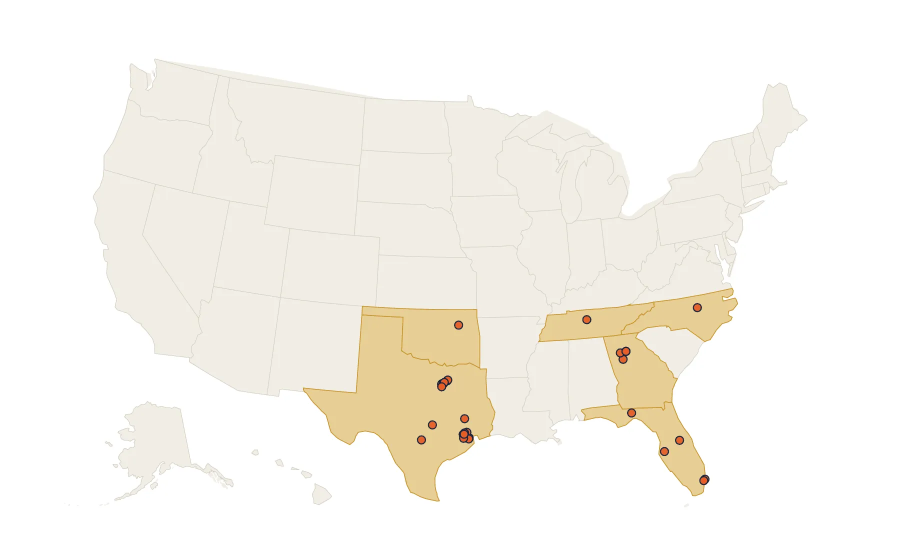
#> input picture img/branch-map.webp, 1800 x 1120 px (shown at 1/2 size)
$ python make_variants.py ../img/branch-map.webp
#> lines starting #> are read from the running program, lines starting #| are printed output that depends on the picture
#!/usr/bin/env python3
"""Responsive image variants (audit C-01 / C-03). For each source JPEG/PNG writes
   <name>-<w>.webp for every requested width (never upscaling) and <name>-<fallback>.jpg.
   Prints a JSON manifest {source: {"w":..,"h":..,"variants":{...}}}.
   Usage: make_variants.py --widths 480,800,1600 --fallback 800 file1.jpg file2.jpg ...
   Originals are left untouched (they stay the full-quality source)."""
import argparse, json, os, sys
from PIL import Image, ImageOps

ap = argparse.ArgumentParser()
ap.add_argument('--widths', default='480,800,1600')
ap.add_argument('--fallback', type=int, default=800)
ap.add_argument('--quality', type=int, default=74)
ap.add_argument('files', nargs='+')
a = ap.parse_args()
widths = [int(x) for x in a.widths.split(',')]
manifest = {}
for f in a.files:
    im = ImageOps.exif_transpose(Image.open(f)).convert('RGB')
#> im is the input picture: PIL image 1800x1120 RGB; mean R, G, B 248.2, 245.1, 238.4
    W, H = im.size
#> W = 1800; H = 1120
    base, _ = os.path.splitext(f)
    out = {}
    for w in sorted(set([min(x, W) for x in widths])):
        h = round(H * w / W)
        r = im if w == W else im.resize((w, h), Image.LANCZOS)
        p = '%s-%d.webp' % (base, w)
        r.save(p, 'WEBP', quality=a.quality, method=6)
        out['webp%d' % w] = [p, w, h, os.path.getsize(p)]
#> this loop made 3 passes
#> pass 1, `r = im if w == W else im.resize((w, h), Image.LANCZOS)`:
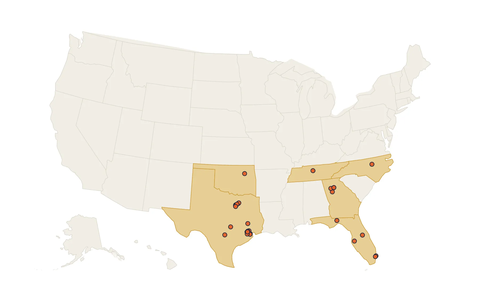
#> r: PIL image 480x299 RGB; mean R, G, B 248.2, 245.1, 238.4
#> after the loop, out = {'webp480': ['../img/branch-map-480.webp', 480, 299, 3156], 'webp800': ['../img/branch-map-800.webp', 800, 498, 7420], 'webp1600': ['../img/branch-map-1600.webp', 1600, 996, 20146]}
    fw = min(a.fallback, W); fh = round(H * fw / W)
#> after `fw = min(a.fallback, W)`: fw = 800
#> after `fh = round(H * fw / W)`: fh = 498
    r = im if fw == W else im.resize((fw, fh), Image.LANCZOS)
    p = '%s-%d.jpg' % (base, fw)
#> p = '../img/branch-map-800.jpg'
    r.save(p, 'JPEG', quality=80, optimize=True, progressive=True)
    out['jpg%d' % fw] = [p, fw, fh, os.path.getsize(p)]
    manifest[f] = {'w': W, 'h': H, 'bytes': os.path.getsize(f), 'variants': out}
json.dump(manifest, sys.stdout, indent=1)
#> (printed output is left out)
